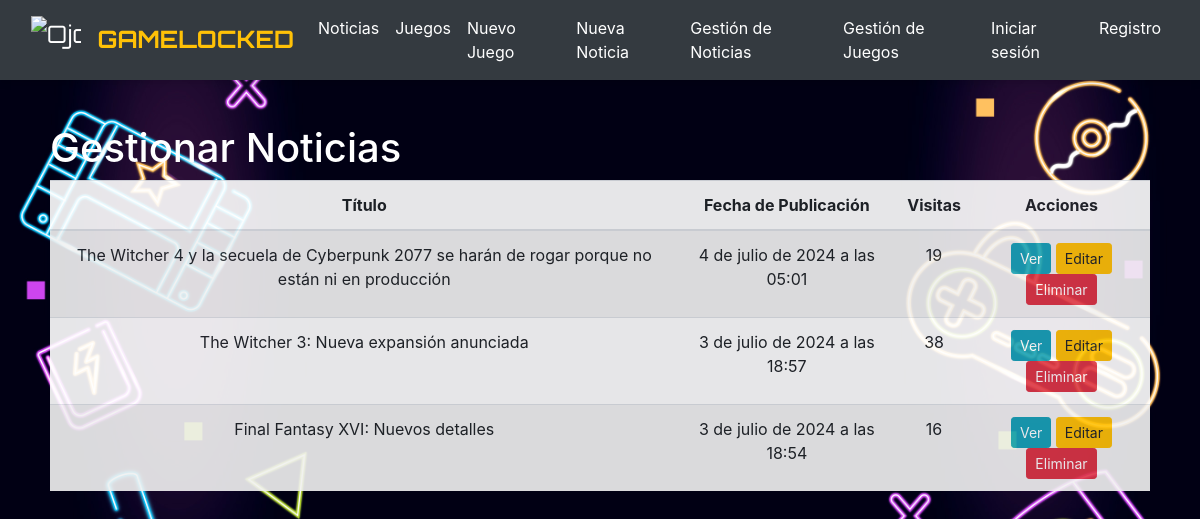
/crud/, run on the app's committed database.
### noticias/models.py (models this page shows, shortened)
class Noticia(models.Model):
    titulo = models.CharField(max_length=100, help_text='Título de la noticia')
    imagen = models.ImageField(upload_to='noticias/', null=True, blank=True, help_text='Imagen de la noticia')
    resena = models.TextField(blank=True, help_text='Breve reseña del contenido de la noticia')
    cuerpo = models.TextField(help_text='Cuerpo de la noticia')
    fecha_publicacion = models.DateTimeField(auto_now_add=True, help_text='Fecha de publicación de la noticia')
    visitas = models.PositiveIntegerField(default=0, help_text='Número de visitas a la noticia')

### noticias/views.py (the view)
# urls.py: path('crud/', views.noticias_list_crud, name='noticias_list_crud'),
def noticias_list_crud(request):
    noticias = Noticia.objects.all().order_by('-fecha_publicacion')
    return render(request, "noticias/noticias_crud.html", {"noticias": noticias})

### templates/noticias/noticias_crud.html
{% extends 'base.html' %}
{% block content %}
<div class="container">
    <h1 class="mt-4">Gestionar Noticias</h1>
    <table class="table table-striped">
        <thead>
            <tr>
                <th>Título</th>
                <th>Fecha de Publicación</th>
                <th>Visitas</th>
                <th>Acciones</th>
            </tr>
        </thead>
        <tbody>
            {% for noticia in noticias %}
            <tr>
                <td>{{ noticia.titulo }}</td>
                <td>{{ noticia.fecha_publicacion }}</td>
                <td>{{ noticia.visitas }}</td>
                <td>
                    <a href="{% url 'noticia_detail' noticia.id %}" class="btn btn-info btn-sm">Ver</a>
                    <a href="{% url 'editar_noticia' noticia.id %}" class="btn btn-warning btn-sm">Editar</a>
                    <a href="{% url 'eliminar_noticia' noticia.id %}" class="btn btn-danger btn-sm" onclick="return confirm('¿Estás seguro de que deseas eliminar la noticia: {{ noticia.titulo }}?')">Eliminar</a>
                </td>
            </tr>
            {% endfor %}
        </tbody>
    </table>
</div>
{% endblock %}

### static/css/style.css (style rules this page uses)
h1 { color: rgb(255, 255, 255); }
.table { background-color: white; opacity: .9; text-align: center; }
body { background-image: url('../img/background-web.jpg'); background-size: cover; background-position: center; margin: 0; }
.container { margin: auto; padding: 20px; }

### data on the page
Noticia: titulo "The Witcher 4 y la secuela de Cyberpunk 2077 se harán de rogar porque no están ni en producción", fecha_publicacion "4 de julio de 2024 a las 05:01", visitas "19"
Noticia: titulo "The Witcher 3: Nueva expansión anunciada", fecha_publicacion "3 de julio de 2024 a las 18:57", visitas "38"
Noticia: titulo "Final Fantasy XVI: Nuevos detalles", fecha_publicacion "3 de julio de 2024 a las 18:54", visitas "16"
